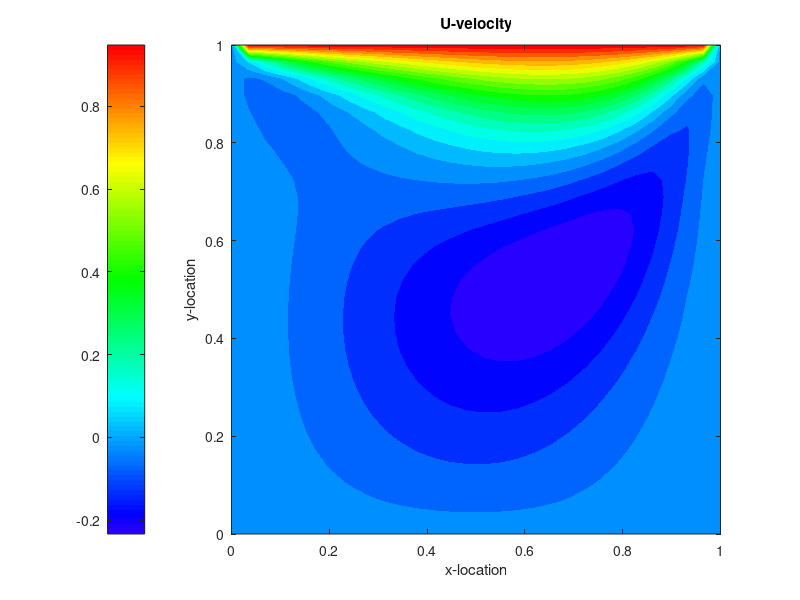
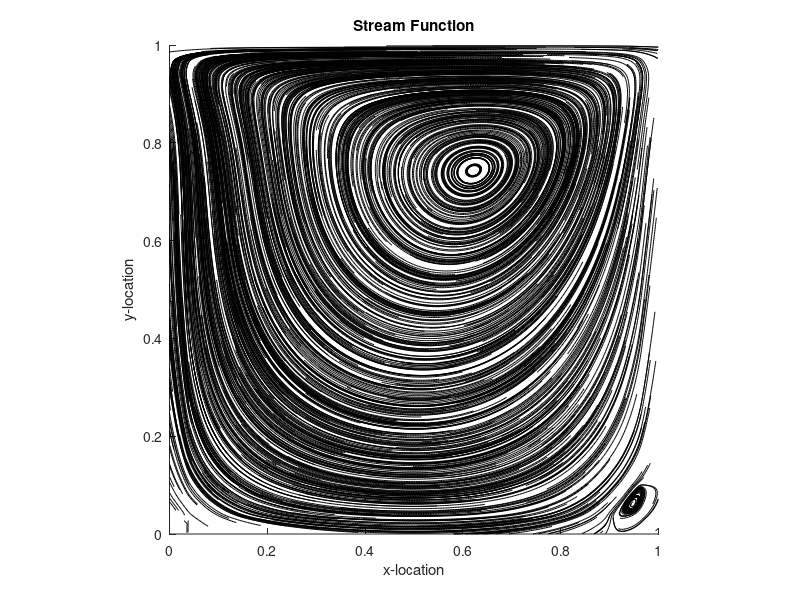
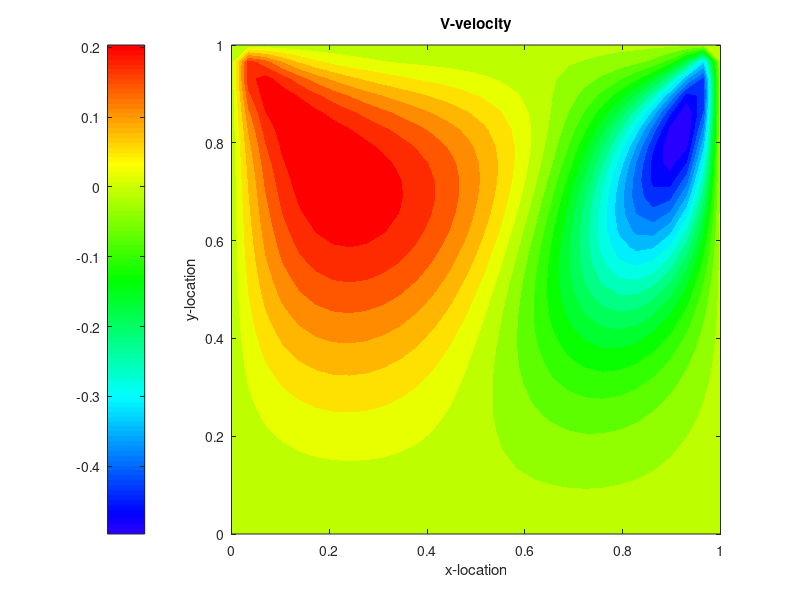

MATLAB code to generate these figures, in order:
%%%solving vorticity/stream function and velocity function
%%for lid driven cavity
clear; 
close all
%declaration of terms
N = 30;
l = 1; %length of grid
U_wall = 1; %Velocity of moving wall
rho = 1; mu = 0.01; % Density; Dynamic Viscosity;
dt = 0.001;% Time Step
maxIt = 50000; maxe = 1e-7; % Max iter; Max error
% SETUP 2D GRID
h=l/(N-1); %step size of grid 
i = 2:N-1; 
j = 2:N-1; 
% allocating MATRIXES
w = zeros(N,N);  
psi = zeros(N,N);
wp = zeros(N,N);
u = zeros(N,N);
v = zeros(N,N);
%%% SOLVING LOOP SIMILAR TO GAUSS-SIEDEL METHOD
for iter = 1:maxIt
%BOUNDARY CONDITIONS
w(1:N,N) = -2*psi(1:N,N-1)/(h^2) - U_wall*2/h; % Top
w(1:N,1) = -2*psi(1:N,2) /(h^2); % Bottom
w(1,1:N) = -2*psi(2,1:N) /(h^2); % Left
w(N,1:N) = -2*psi(N-1,1:N)/(h^2); % Right
%%% SINGLE STEP OF SOLVING VORTICITY TRANSPORT EQUATION
wp = w;
w(i,j) = wp(i,j) + (-1*(psi(i,j+1)-psi(i,j-1))/(2*h) .* (wp(i+1,i)-wp(i-1,j))/(2*h)+(psi(i+1,j)-psi(i-1,j))/(2*h) .* (wp(i,j+1)-wp(i,j-1))/(2*h)+...
mu/rho*(wp(i+1,j)+wp(i-1,j)-4*wp(i,j)+wp(i,j+1)+wp(i,j-1))/(h^2))*dt ;
%%% SINGLE STEP OF SOLVING VORTICITY - STREAM FUNCTION EQUATION
psi(i,j) = (w(i,j)*h^2 + psi(i+1,j) + psi(i,j+1) + psi(i,j-1) + psi(i-1,j))/4;
% CHECKING FOR CONVERGENCE

if iter > 40
    error = max(max(w - wp)) ;
    if error < maxe
        break;
    end
end
end
%%% CREATE VELOCITY FROM STREAM FUNCTION
u(2:N-1,N) = U_wall;
u(i,j) = (psi(i,j+1)-psi(i,j-1))/(2*h); % X-COMPONENT OF VELOCITY
v(i,j) = (-psi(i+1,j)+psi(i-1,j))/(2*h); %Y-COMPONENT OF VELOCITY

%%% PLOTS
x = 0:h:l; 
y = 0:h:l;
cm = hsv(ceil(100/0.7)); cm = flipud(cm(1:100,:));
%Plot of u
figure(1);
contourf(x,y,u',23,'LineColor','none');
title('U-velocity'); xlabel('x-location'); ylabel('y-location')
axis('equal',[0 l 0 l]); colormap(cm); colorbar('westoutside');
N = 1000;  xstart = max(x)*rand(N,1);  ystart = max(y)*rand(N,1);
[X,Y] = meshgrid(x,y);
figure(3);  h=streamline(X,Y,u',v',xstart,ystart,[0.1, 200]);
title('Stream Function');  xlabel('x-location');  ylabel('y-location')
axis('equal',[0 l 0 l]);  set(h,'color','k')
figure(4);
%plot of v 
contourf(x,y,v',23,'LineColor','none');
title('V-velocity'); xlabel('x-location'); ylabel('y-location')
axis('equal',[0 l 0 l]); colormap(cm); colorbar('westoutside');